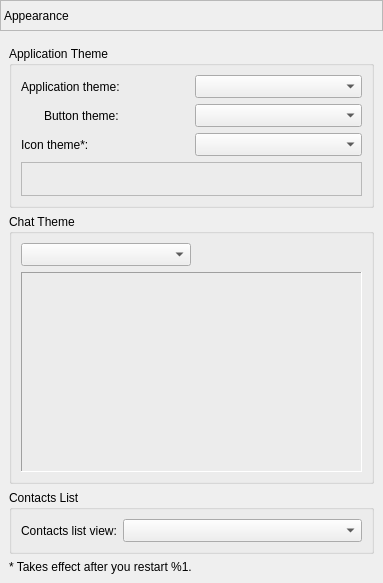
        <widget class="QWidget" name="pageThemes">
         <layout class="QVBoxLayout" name="verticalLayout_31">
          <property name="leftMargin">
           <number>0</number>
          </property>
          <property name="topMargin">
           <number>0</number>
          </property>
          <property name="rightMargin">
           <number>0</number>
          </property>
          <property name="bottomMargin">
           <number>0</number>
          </property>
          <item>
           <widget class="QLabel" name="labelThemePage">
            <property name="minimumSize">
             <size>
              <width>0</width>
              <height>31</height>
             </size>
            </property>
            <property name="maximumSize">
             <size>
              <width>16777215</width>
              <height>31</height>
             </size>
            </property>
            <property name="frameShape">
             <enum>QFrame::StyledPanel</enum>
            </property>
            <property name="frameShadow">
             <enum>QFrame::Sunken</enum>
            </property>
            <property name="text">
             <string>Appearance</string>
            </property>
           </widget>
          </item>
          <item alignment="Qt::AlignTop">
           <widget class="QWidget" name="ThemesWidget" native="true">
            <layout class="QVBoxLayout" name="verticalLayout_8">
             <item>
              <widget class="QGroupBox" name="groupApplicationTheme">
               <property name="title">
                <string>Application Theme</string>
               </property>
               <layout class="QGridLayout" name="gridLayout_12">
                <item row="0" column="0">
                 <widget class="QLabel" name="labelApplicationTheme">
                  <property name="text">
                   <string>Application theme:</string>
                  </property>
                 </widget>
                </item>
                <item row="1" column="1">
                 <widget class="ThemedComboBox" name="comboBoxButtonTheme">
                  <property name="sizePolicy">
                   <sizepolicy hsizetype="Preferred" vsizetype="Fixed">
                    <horstretch>0</horstretch>
                    <verstretch>0</verstretch>
                   </sizepolicy>
                  </property>
                  <property name="minimumSize">
                   <size>
                    <width>0</width>
                    <height>23</height>
                   </size>
                  </property>
                 </widget>
                </item>
                <item row="0" column="1">
                 <widget class="ThemedComboBox" name="comboBoxApplicationTheme">
                  <property name="minimumSize">
                   <size>
                    <width>0</width>
                    <height>23</height>
                   </size>
                  </property>
                 </widget>
                </item>
                <item row="1" column="0">
                 <widget class="QLabel" name="labelButtonTheme">
                  <property name="styleSheet">
                   <string notr="true">margin-left: 20px;</string>
                  </property>
                  <property name="text">
                   <string>Button theme:</string>
                  </property>
                 </widget>
                </item>
                <item row="2" column="0">
                 <widget class="QLabel" name="labelIconTheme">
                  <property name="text">
                   <string>Icon theme*:</string>
                  </property>
                 </widget>
                </item>
                <item row="2" column="1">
                 <widget class="ThemedComboBox" name="comboBoxIconTheme">
                  <property name="sizePolicy">
                   <sizepolicy hsizetype="Preferred" vsizetype="Fixed">
                    <horstretch>0</horstretch>
                    <verstretch>0</verstretch>
                   </sizepolicy>
                  </property>
                  <property name="minimumSize">
                   <size>
                    <width>0</width>
                    <height>23</height>
                   </size>
                  </property>
                 </widget>
                </item>
                <item row="3" column="0" colspan="2">
                 <widget class="QFrame" name="frameIconPreview">
                  <property name="frameShape">
                   <enum>QFrame::StyledPanel</enum>
                  </property>
                  <property name="frameShadow">
                   <enum>QFrame::Raised</enum>
                  </property>
                  <layout class="QHBoxLayout" name="horizontalLayout">
                   <item>
                    <widget class="QLabel" name="labelIconPreviewAccept">
                     <property name="text">
                      <string/>
                     </property>
                     <property name="pixmap">
                      <pixmap>../../../.local/share/lmc/lmc/icons/Blue/accept.png</pixmap>
                     </property>
                     <property name="scaledContents">
                      <bool>false</bool>
                     </property>
                    </widget>
                   </item>
                   <item>
                    <widget class="QLabel" name="labelIconPreviewSmiley">
                     <property name="text">
                      <string/>
                     </property>
                     <property name="pixmap">
                      <pixmap>../../../.local/share/lmc/lmc/icons/Blue/smiley.png</pixmap>
                     </property>
                    </widget>
                   </item>
                   <item>
                    <widget class="QLabel" name="labelIconPreviewSave">
                     <property name="text">
                      <string/>
                     </property>
                     <property name="pixmap">
                      <pixmap>../../../.local/share/lmc/lmc/icons/Blue/save.png</pixmap>
                     </property>
                    </widget>
                   </item>
                   <item>
                    <widget class="QLabel" name="labelIconPreviewTools">
                     <property name="text">
                      <string/>
                     </property>
                     <property name="pixmap">
                      <pixmap>../../../.local/share/lmc/lmc/icons/Blue/tools.png</pixmap>
                     </property>
                    </widget>
                   </item>
                   <item>
                    <widget class="QLabel" name="labelIconPreviewChatroom">
                     <property name="text">
                      <string/>
                     </property>
                     <property name="pixmap">
                      <pixmap>../../../.local/share/lmc/lmc/icons/Blue/chatroom.png</pixmap>
                     </property>
                    </widget>
                   </item>
                   <item>
                    <widget class="QLabel" name="labelIconPreviewAlert">
                     <property name="text">
                      <string/>
                     </property>
                     <property name="pixmap">
                      <pixmap>../../../.local/share/lmc/lmc/icons/Blue/alertsettings.png</pixmap>
                     </property>
                    </widget>
                   </item>
                  </layout>
                 </widget>
                </item>
               </layout>
              </widget>
             </item>
             <item>
              <widget class="QGroupBox" name="groupChatTheme">
               <property name="title">
                <string>Chat Theme</string>
               </property>
               <layout class="QVBoxLayout" name="verticalLayout_30">
                <item alignment="Qt::AlignLeft">
                 <widget class="ThemedComboBox" name="comboBoxChatTheme">
                  <property name="sizePolicy">
                   <sizepolicy hsizetype="Expanding" vsizetype="Fixed">
                    <horstretch>0</horstretch>
                    <verstretch>0</verstretch>
                   </sizepolicy>
                  </property>
                  <property name="minimumSize">
                   <size>
                    <width>170</width>
                    <height>23</height>
                   </size>
                  </property>
                 </widget>
                </item>
                <item>
                 <widget class="QFrame" name="frameMessageLog">
                  <property name="minimumSize">
                   <size>
                    <width>341</width>
                    <height>200</height>
                   </size>
                  </property>
                  <property name="frameShape">
                   <enum>QFrame::Panel</enum>
                  </property>
                  <property name="frameShadow">
                   <enum>QFrame::Sunken</enum>
                  </property>
                  <layout class="QVBoxLayout" name="verticalLayout_29">
                   <property name="leftMargin">
                    <number>0</number>
                   </property>
                   <property name="topMargin">
                    <number>0</number>
                   </property>
                   <property name="rightMargin">
                    <number>0</number>
                   </property>
                   <property name="bottomMargin">
                    <number>0</number>
                   </property>
                   <item>
                    <layout class="QHBoxLayout" name="logLayout"/>
                   </item>
                  </layout>
                 </widget>
                </item>
               </layout>
              </widget>
             </item>
             <item>
              <widget class="QGroupBox" name="groupContactsList">
               <property name="title">
                <string>Contacts List</string>
               </property>
               <layout class="QGridLayout" name="gridLayout_7">
                <item row="0" column="0">
                 <widget class="QLabel" name="labelUserListView">
                  <property name="text">
                   <string>Contacts list view:</string>
                  </property>
                 </widget>
                </item>
                <item row="0" column="1">
                 <widget class="ThemedComboBox" name="comboBoxUserListView">
                  <property name="sizePolicy">
                   <sizepolicy hsizetype="Expanding" vsizetype="Fixed">
                    <horstretch>0</horstretch>
                    <verstretch>0</verstretch>
                   </sizepolicy>
                  </property>
                  <property name="minimumSize">
                   <size>
                    <width>0</width>
                    <height>23</height>
                   </size>
                  </property>
                 </widget>
                </item>
               </layout>
              </widget>
             </item>
             <item>
              <widget class="QLabel" name="labelNeedRestart">
               <property name="text">
                <string>* Takes effect after you restart %1.</string>
               </property>
              </widget>
             </item>
            </layout>
           </widget>
          </item>
         </layout>
        </widget>
